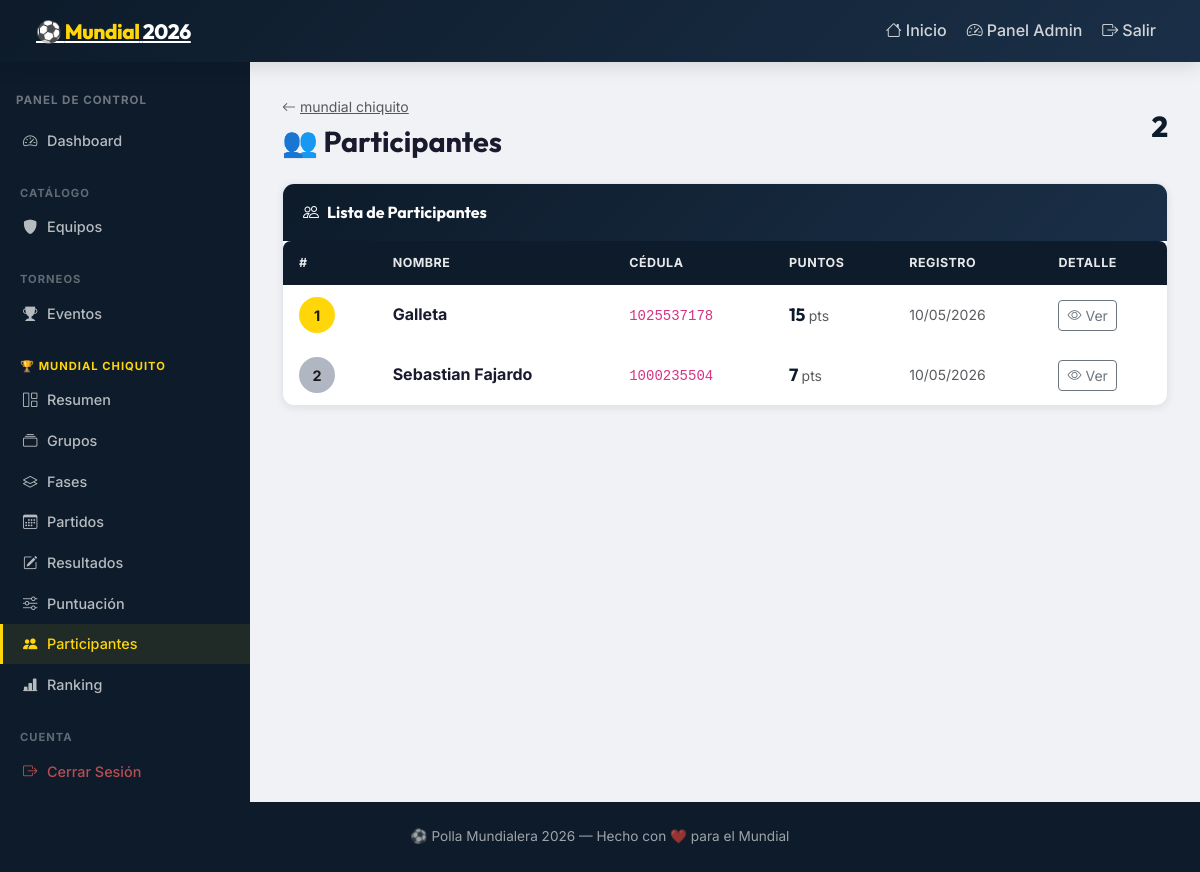
The page /admin/events/2/participants (signed in) on the database its author committed.
### app/models.py (models this page shows, shortened)
class Event(db.Model):
    __tablename__ = 'events'
    id = db.Column(db.Integer, primary_key=True)
    name = db.Column(db.String(200), nullable=False)
    tournament_type = db.Column(db.String(50), default='world_cup')  # world_cup | champions | custom
    description = db.Column(db.Text)
    logo_emoji = db.Column(db.String(10), default='🏆')
    status = db.Column(db.String(20), default='draft')   # draft | active | finished
    can_view_others_predictions = db.Column(db.Boolean, default=True)
    created_at = db.Column(db.DateTime, default=datetime.utcnow)
    groups = db.relationship('Group', backref='event', lazy='dynamic',
                              cascade='all, delete-orphan')
    phases = db.relationship('Phase', backref='event', lazy='dynamic',
                              cascade='all, delete-orphan',
                              order_by='Phase.phase_order')
    participants = db.relationship('Participant', backref='event', lazy='dynamic',
                                   cascade='all, delete-orphan')
    scoring_configs = db.relationship('ScoringConfig', backref='event', lazy='dynamic',
                                      cascade='all, delete-orphan')

class Participant(db.Model):
    __tablename__ = 'participants'
    id = db.Column(db.Integer, primary_key=True)
    cedula = db.Column(db.String(30), nullable=False)
    name = db.Column(db.String(100), nullable=False)
    event_id = db.Column(db.Integer, db.ForeignKey('events.id'), nullable=False)
    total_points = db.Column(db.Integer, default=0)
    created_at = db.Column(db.DateTime, default=datetime.utcnow)
    __table_args__ = (db.UniqueConstraint('cedula', 'event_id',
                                          name='uq_cedula_event'),)
    predictions = db.relationship('Prediction', backref='participant', lazy='dynamic',
                                  cascade='all, delete-orphan')
    scores = db.relationship('Score', backref='participant', lazy='dynamic',
                             cascade='all, delete-orphan')

### app/routes/admin.py (the view)
@admin_bp.route('/events/<int:event_id>/participants')
@require_admin
def participants(event_id):
    event = Event.query.get_or_404(event_id)
    all_participants = Participant.query.filter_by(event_id=event_id)\
                                       .order_by(Participant.total_points.desc()).all()
    return render_template('admin/participants.html',
                           event=event, participants=all_participants)

### app/routes/auth.py (called while the page is built)
def is_admin():
    return session.get('is_admin', False)

def require_admin(f):
    from functools import wraps
    @wraps(f)
    def decorated(*args, **kwargs):
        if not is_admin():
            flash('Debes iniciar sesión como administrador.', 'warning')
            return redirect(url_for('auth.login', next=request.url))
        return f(*args, **kwargs)
    return decorated

### app/templates/admin/participants.html (shortened to what this page needs)
{% extends 'admin_base.html' %}
{% block admin_content %}
<div class="d-flex align-items-center justify-content-between mb-4 flex-wrap gap-2">
  <div>
    <a href="{{ url_for('admin.event_detail', event_id=event.id) }}" class="text-muted small">
      <i class="bi bi-arrow-left me-1"></i>{{ event.name }}
    </a>
    <h1 style="font-size: 1.8rem; margin: .25rem 0 0;">👥 Participantes</h1>
  </div>
  <span class="kpi-value" style="font-size: 1.8rem;">{{ participants|length }}</span>
</div>
<div class="card-custom">
  <div class="card-header-custom"><i class="bi bi-people me-2"></i>Lista de Participantes</div>
  <div class="card-body-custom p-0">
    {% if participants %}
    <div class="table-responsive">
      <table class="table-custom">
        <thead>
          <tr>
            <th>#</th>
            <th>Nombre</th>
            <th>Cédula</th>
            <th>Puntos</th>
            <th>Registro</th>
            <th>Detalle</th>
          </tr>
        </thead>
        <tbody>
          {% for p in participants %}
          <tr class="fade-in-up">
            <td>
              <div class="rank-number {% if loop.index == 1 %}pos-1{% elif loop.index == 2 %}pos-2{% elif loop.index == 3 %}pos-3{% endif %}">
                {{ loop.index }}
              </div>
            </td>
            <td><strong>{{ p.name }}</strong></td>
            <td><code>{{ p.cedula }}</code></td>
            <td>
              <strong style="font-size: 1.1rem; font-family: 'Outfit', sans-serif; color: var(--primary);">
                {{ p.total_points }}
              </strong>
              <small class="text-muted">pts</small>
            </td>
            <td><small class="text-muted">{{ p.created_at.strftime('%d/%m/%Y') }}</small></td>
            <td>
              <a href="{{ url_for('admin.participant_detail', participant_id=p.id) }}"
                 class="btn btn-sm btn-outline-secondary">
                <i class="bi bi-eye me-1"></i>Ver
              </a>
            </td>
          </tr>
          {% endfor %}
        </tbody>
      </table>
    </div>
    {% else %}
      <div class="text-center py-5 text-muted">
        <div style="font-size: 3rem;">👥</div>
        <p class="mt-2">Aún no hay participantes en este evento.</p>
      </div>
    {% endif %}
  </div>
</div>
{% endblock %}

### app/templates/admin_base.html (shortened to what this page needs)
{% extends 'base.html' %}
{% block content %}
<div class="admin-wrapper">
  <nav class="admin-sidebar" id="admin-sidebar">
    <div class="px-3 mb-2">
      <small style="color: rgba(255,255,255,.4); font-size: .72rem; font-weight: 700; text-transform: uppercase; letter-spacing: 1px;">
        Panel de Control
      </small>
    </div>
    <a href="{{ url_for('admin.dashboard') }}" class="nav-link">
      <i class="bi bi-speedometer2"></i> Dashboard
    </a>
    <div class="sidebar-section">Catálogo</div>
    <a href="{{ url_for('admin.teams') }}" class="nav-link">
      <i class="bi bi-shield-fill"></i> Equipos
    </a>
    <div class="sidebar-section">Torneos</div>
    <a href="{{ url_for('admin.events') }}" class="nav-link">
      <i class="bi bi-trophy-fill"></i> Eventos
    </a>
    {% if event is defined and event %}
      <div class="sidebar-section" style="color: var(--gold); opacity: 1;">
        {{ event.logo_emoji }} {{ event.name[:20] }}{% if event.name|length > 20 %}…{% endif %}
      </div>
      <a href="{{ url_for('admin.event_detail',   event_id=event.id) }}" class="nav-link">
        <i class="bi bi-grid-1x2"></i> Resumen
      </a>
      <a href="{{ url_for('admin.groups',         event_id=event.id) }}" class="nav-link">
        <i class="bi bi-collection"></i> Grupos
      </a>
      <a href="{{ url_for('admin.phases',         event_id=event.id) }}" class="nav-link">
        <i class="bi bi-layers"></i> Fases
      </a>
      <a href="{{ url_for('admin.matches',        event_id=event.id) }}" class="nav-link">
        <i class="bi bi-calendar3"></i> Partidos
      </a>
      <a href="{{ url_for('admin.results',        event_id=event.id) }}" class="nav-link">
        <i class="bi bi-pencil-square"></i> Resultados
      </a>
      <a href="{{ url_for('admin.scoring_config', event_id=event.id) }}" class="nav-link">
        <i class="bi bi-sliders"></i> Puntuación
      </a>
      <a href="{{ url_for('admin.participants',   event_id=event.id) }}" class="nav-link">
        <i class="bi bi-people-fill"></i> Participantes
      </a>
      <a href="{{ url_for('admin.ranking',        event_id=event.id) }}" class="nav-link">
        <i class="bi bi-bar-chart-line-fill"></i> Ranking
      </a>
    {% endif %}
    <div class="sidebar-section">Cuenta</div>
    <a href="{{ url_for('auth.logout') }}" class="nav-link" style="color: rgba(255,100,100,.7);">
      <i class="bi bi-box-arrow-right"></i> Cerrar Sesión
    </a>
  </nav>
  <main class="admin-content">
    {% block admin_content %}{% endblock %}
  </main>
</div>
{% endblock %}

### app/static/css/custom.css (style rules this page uses)
:root { --primary: #0d1b2a; --primary-soft: #1a2f47; --accent: #e63946; --accent-hover: #c1121f; --gold: #ffd60a; --silver: #b0b7c3; --bronze: #cd7f32; --green-field: #2d6a4f; --green-soft: #40916c; --bg: #f0f2f5; --card-bg: #ffffff; --text: #1a1a2e; --text-muted: #6c757d; --border: #e2e8f0; --shadow-sm: 0 2px 8px rgba(0,0,0,.08); --shadow-md: 0 4px 20px rgba(0,0,0,.12); --shadow-lg: 0 8px 40px rgba(0,0,0,.18); --radius: 12px; --radius-sm: 8px; --transition: all .25s cubic-bezier(.4,0,.2,1); }
*, *::before, *::after { box-sizing: border-box; }
body { font-family: 'Inter', sans-serif; background: var(--bg); color: var(--text); min-height: 100vh; line-height: 1.6; }
h1, h2, h3, h4, h5 { font-family: 'Outfit', sans-serif; font-weight: 700; }
.admin-wrapper { display: flex; min-height: calc(100vh - 60px); }
.admin-sidebar { width: 250px; min-width: 250px; background: var(--primary); padding: 1.5rem 0; position: sticky; top: 60px; height: calc(100vh - 60px); overflow-y: auto; transition: var(--transition); }
.admin-sidebar .sidebar-section { padding: .5rem 1.25rem .25rem; font-size: .7rem; font-weight: 700; text-transform: uppercase; letter-spacing: 1px; color: rgba(255,255,255,.35); margin-top: 1rem; }
.admin-sidebar .nav-link { color: rgba(255,255,255,.7); padding: .55rem 1.25rem; display: flex; align-items: center; gap: .6rem; font-size: .9rem; font-weight: 500; transition: var(--transition); border-left: 3px solid transparent; }
.admin-sidebar .nav-link.active { color: var(--gold); background: rgba(255,214,10,.08); border-left-color: var(--gold); }
.admin-content { flex: 1; padding: 2rem; overflow-x: hidden; }
.card-custom { background: var(--card-bg); border-radius: var(--radius); box-shadow: var(--shadow-sm); border: 1px solid var(--border); transition: var(--transition); overflow: hidden; }
.card-custom .card-header-custom { background: linear-gradient(135deg, var(--primary) 0%, var(--primary-soft) 100%); color: #fff; padding: 1rem 1.25rem; font-family: 'Outfit', sans-serif; font-weight: 700; font-size: 1rem; }
.card-body-custom { padding: 1.25rem; }
.kpi-value { font-family: 'Outfit', sans-serif; font-size: 2rem; font-weight: 800; line-height: 1; color: var(--primary); }
.table-custom { width: 100%; border-collapse: separate; border-spacing: 0; }
.table-custom thead th { background: var(--primary); color: rgba(255,255,255,.9); font-size: .78rem; font-weight: 700; text-transform: uppercase; letter-spacing: .5px; padding: .75rem 1rem; border: none; }
.table-custom thead th:first-child { border-radius: var(--radius-sm) 0 0 0; }
.table-custom thead th:last-child { border-radius: 0 var(--radius-sm) 0 0; }
.table-custom tbody tr { transition: var(--transition); border-bottom: 1px solid var(--border); }
.table-custom tbody td { padding: .75rem 1rem; vertical-align: middle; }
.rank-number { width: 36px; height: 36px; border-radius: 50%; background: var(--bg); color: var(--text-muted); font-weight: 700; font-size: .9rem; display: inline-flex; align-items: center; justify-content: center; }
.rank-number.pos-1 { background: var(--gold); color: #1a1a00; }
.rank-number.pos-2 { background: var(--silver); color: #1a1a1a; }
.fade-in-up { animation: fadeInUp .5s ease both; }

### rows shown on the page
Event: logo_emoji "🏆", name "MUNDIAL CHIQUITO", name "mundial chiquito"
Participant: name "Galleta", cedula "1025537178", total_points "15", created_at "10/05/2026"
Participant: name "Sebastian Fajardo", cedula "1000235504", total_points "7", created_at "10/05/2026"

### other values the page prints
{{ participants|length }} "2"
